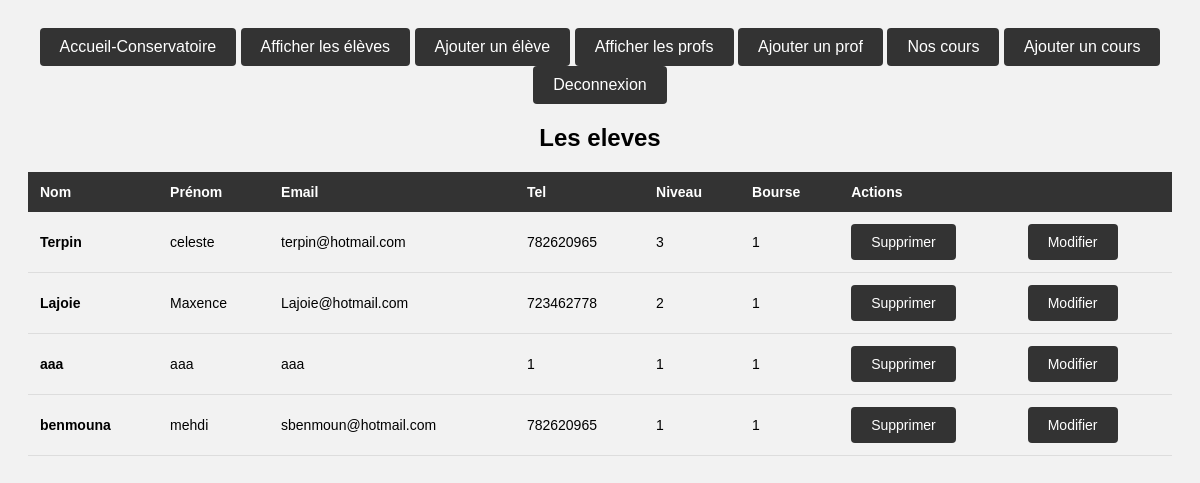
Page /index.php?uc=personne&action=liste (signed in) on the committed database.
### tables this page shows
CREATE TABLE `eleve` (
  `IDELEVE` int(11) NOT NULL,
  `NIVEAU` int(11) NOT NULL,
  `BOURSE` int(11) DEFAULT NULL
);

CREATE TABLE `personne` (
  `ID` int(11) NOT NULL,
  `NOM` char(32) DEFAULT NULL,
  `PRENOM` char(32) DEFAULT NULL,
  `TEL` int(11) DEFAULT NULL,
  `MAIL` char(32) DEFAULT NULL,
  `ADRESSE` char(32) DEFAULT NULL
);

### Modeles/monPdo.php (called while the page is built, shortened)
<?php
class MonPdo
{
    private static $serveur='mysql:host=localhost';
    private static $bdd='dbname=vktukgaq_conservatoire';
    private static $user='vktukgaq_Admin';
    private static $mdp='%MF**%%=m_65elNmlO' ;
    private static $unPdo = null;
    private function __construct()
    {
        MonPdo::$unPdo = new PDO(MonPdo::$serveur.';'.MonPdo::$bdd, MonPdo::$user, MonPdo::$mdp);
        MonPdo::$unPdo->query("SET CHARACTER SET utf8");
        MonPdo::$unPdo->setAttribute(PDO::ATTR_ERRMODE, PDO::ERRMODE_EXCEPTION);
    }
    public static function getInstance()
    {
        if (self::$unPdo == null) {
            self::$monPdo = new MonPdo();
        }
        return self::$unPdo;
    }
}
?>

### Modeles/personne.class.php (called while the page is built, shortened)
<?php
class personne
{
        private $ID;
        private $NOM;
        private $PRENOM;
        private $TEL;
        private $MAIL;
        public $NIVEAU;
        public $BOURSE;
        public function getID()
        {
                return $this->ID;
        }
        public function getNOM()
        {
                return $this->NOM;
        }
        public function getPRENOM()
        {
                return $this->PRENOM;
        }
        public function getTEL()
        {
                return $this->TEL;
        }
        public function getMAIL()
        {
                return $this->MAIL;
        }
        public function getNIVEAU()
        {
                return $this->NIVEAU;
        }
        public function getBOURSE()
        {
                return $this->BOURSE;
        }
        public static function affichereleve()
        {
                $req = MonPdo::getInstance()->prepare("SELECT * FROM personne INNER JOIN eleve ON ID = IDELEVE;");
                $req->setFetchMode(PDO::FETCH_CLASS | PDO::FETCH_PROPS_LATE, 'personne');
                $req->execute();
                $lesResultats = $req->fetchAll();
                return $lesResultats;
        }
}
?>

### Vues/afficherpersonnes.php (the view, shortened to what this page needs)
<?php
require_once 'Modeles/monPdo.php';
?>
<!DOCTYPE html>
<html lang="en">
<head>
    <link href="Vues/CSS/style.css" rel="stylesheet">
</head>
<body>
<?php include("header.php") ?>
        <center>
            <h2>Les eleves</h2>
        </center>
        <table class="Tableau">
            <thead>
                <tr>
                    <th>Nom</th>
                    <th>Prénom</th>
                    <th>Email</th>
                    <th>Tel</th>
                    <th>Niveau</th>
                    <th>Bourse</th>
                    <th>Actions</th>
                    <th></th>
                </tr>
            </thead>
            <tbody>
                <?php
                foreach ($lesPersonnes as $personne)
                    {
                        echo "<tr>";
                        echo "<td>" . $personne->getNOM() . "</td>";
                        echo "<td>" . $personne->getPRENOM() . "</td>";
                        echo "<td>" . $personne->getMAIL() . "</td>";
                        echo "<td>" . $personne->getTEL() . "</td>";
                        echo "<td>" . $personne->getNIVEAU() . "</td>";
                        echo "<td>" . $personne->getBOURSE() . "</td>";
                        echo "<td><a href='index.php?uc=personne&action=supprimer&id=". $personne->getID() ."'>Supprimer</a></td>";
                        echo "<td><a href='index.php?uc=personne&action=editer_form&id=". $personne->getID() ."' class='btn btn-warning'>Modifier</a></td>";
                        echo "</tr>";
                    }
                ?>
            </tbody>
        </table>
</body>
</html>

### index.php (shortened to what this page needs)
<?php
include "Modeles/monPdo.php";
include "Modeles/personne.class.php" ;
if (empty($_GET["uc"])) {
    $uc = "accueil_login";
} else {
    $uc = $_GET["uc"];
}
switch ($uc) {
    case "personne":
        include("Controleurs/controleurPersonnes.php");
        break;
}

### Controleurs/controleurPersonnes.php (shortened to what this page needs)
<?php
$action = $_GET["action"];
switch ($action) {
    case "liste":
        $lesPersonnes = personne::affichereleve();
        include("Vues/afficherpersonnes.php");
        break;
}

### Vues/header.php
<link href="Vues/CSS/style.css" rel="stylesheet">
    <div class="Nav">
        <center>
            <a href="index.php?uc=accueil">Accueil-Conservatoire</a>
            <a href="index.php?uc=personne&action=liste">Afficher les élèves</a>
            <a href="index.php?uc=personne&action=ajout_form">Ajouter un élève</a>
            <a href="index.php?uc=personne&action=listeprof">Afficher les profs</a>
            <a href="index.php?uc=personne&action=ajoutprof_form">Ajouter un prof</a>
            <a href="index.php?uc=cours&action=liste">Nos cours</a>
            <a href="index.php?uc=cours&action=ajout_form">Ajouter un cours</a>
            <a href="index.php?uc=login">Deconnexion</a>
        </center>
    </div>

### Vues/CSS/style.css (style rules this page uses)
a { text-decoration: none; display: inline-block; padding: 10px 20px; text-decoration: none; color: #ffffff; background-color: #333333; border: none; border-radius: 4px; transition: background-color 0.3s ease; }
table { width: 100%; border-collapse: collapse; font-family: Arial, sans-serif; font-size: 14px; }
table th { background-color: #333333; color: #ffffff; padding: 12px; text-align: left; }
table td { padding: 12px; border-bottom: 1px solid #dddddd; }
table tr:nth-child(even) { background-color: #f2f2f2; }
table td:first-child { font-weight: bold; }
body { font-family: Arial, sans-serif; background-color: #f2f2f2; padding: 20px; }

### rows in the picture
eleve: IDELEVE.NOM "Terpin", IDELEVE.PRENOM "celeste", IDELEVE.MAIL "terpin@hotmail.com", IDELEVE.TEL "782620965", NIVEAU "3", BOURSE "1"
eleve: IDELEVE.NOM "Lajoie", IDELEVE.PRENOM "Maxence", IDELEVE.MAIL "Lajoie@hotmail.com", IDELEVE.TEL "723462778", NIVEAU "2", BOURSE "1"
eleve: IDELEVE.NOM "aaa", IDELEVE.PRENOM "aaa", IDELEVE.MAIL "aaa", IDELEVE.TEL "1", NIVEAU "1", BOURSE "1"
eleve: IDELEVE.NOM "benmouna", IDELEVE.PRENOM "mehdi", IDELEVE.MAIL "sbenmoun@hotmail.com", IDELEVE.TEL "782620965", NIVEAU "1", BOURSE "1"
